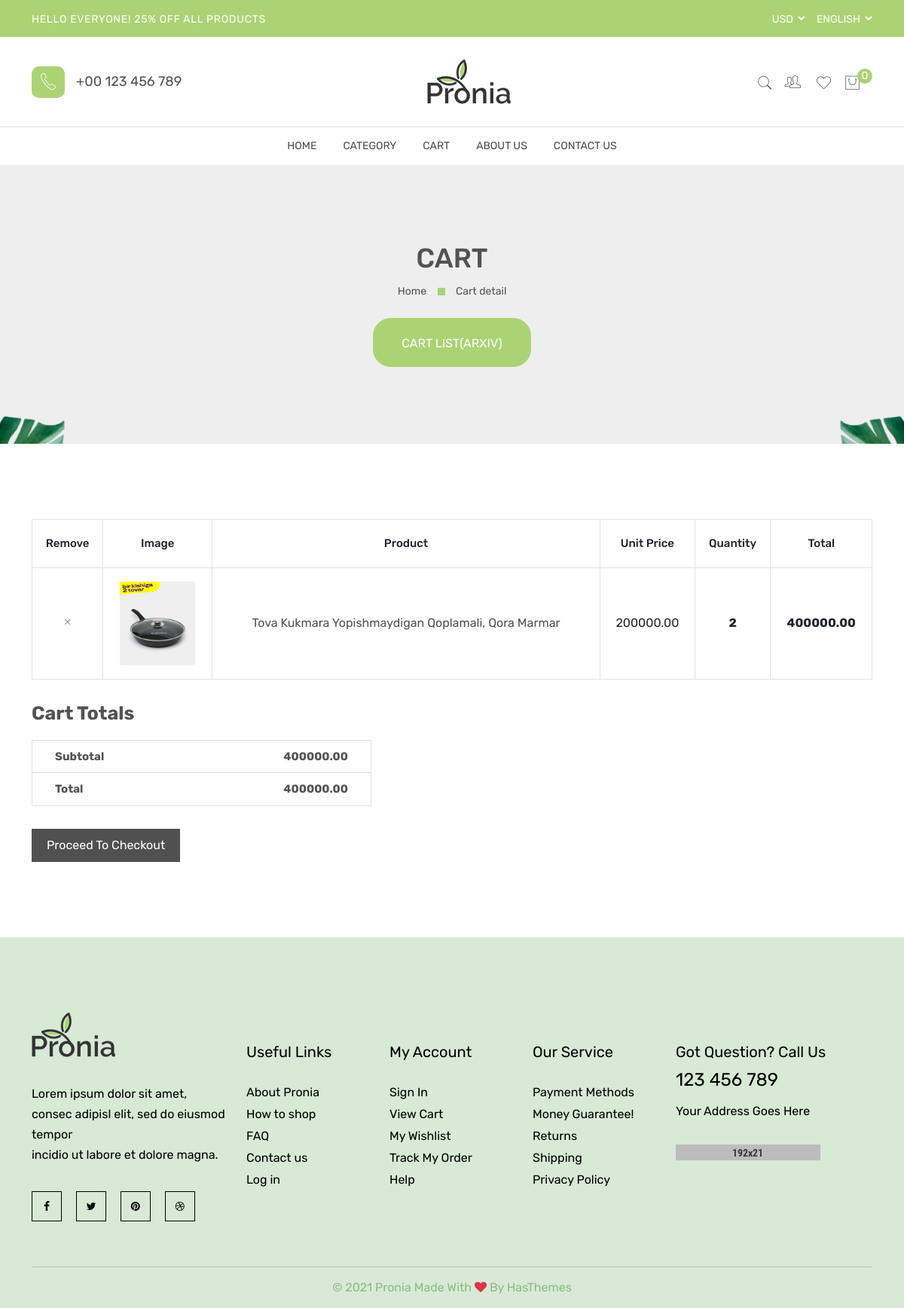
/cart/BPpZmWAfMjyUGKk/ (signed in), run on the app's committed database.
### main/models.py (models this page shows, shortened)
class CartProduct(models.Model):
    product = models.ForeignKey(Product, on_delete=models.SET_NULL, null=True)
    cart = models.ForeignKey(Cart, on_delete=models.CASCADE)
    count = models.IntegerField()
    @property
    def price(self):
        if self.product.discount_price:
            return self.count * self.product.discount_price
        else:
            return self.count * self.product.price

class CodeGenerate(models.Model):
    code = models.CharField(max_length=255, blank=True, unique=True)
    class Meta:
        abstract = True

class Product(CodeGenerate):
    category = models.ForeignKey(Category, on_delete=models.CASCADE)
    name = models.CharField(max_length=255)
    body = models.TextField()
    price = models.DecimalField(decimal_places=2, max_digits=10)  # +
    discount_price = models.DecimalField(decimal_places=2, max_digits=10,
                                         blank=True, null=True)  # +
    banner_img = models.ImageField(upload_to='banner-img')
    quantity = models.IntegerField()
    delivery = models.BooleanField(default=False)  # +

class Cart(CodeGenerate):
    user = models.ForeignKey(User, on_delete=models.SET_NULL, null=True)
    is_active = models.BooleanField(default=True)
    order_date = models.DateField(null=True, blank=True)
    @property
    def price(self):
        queryset = CartProduct.objects.filter(cart=self)
        total = 0
        for item in queryset:
            if item.product.discount_price:
                total += item.count * item.product.discount_price
            else:
                total += item.count * item.product.price
        return total
    @property
    def total_price(self):
        queryset = CartProduct.objects.filter(cart=self)
        total = 0
        for item in queryset:
            total += item.count * item.product.price
        return total

### main/front/views.py (the view)
# urls.py: path('cart/<str:code>/', views.cart_detail, name='cart'),
@login_required(login_url='auth:sign-in')
def cart_detail(request, code):
    categorys = models.Category.objects.all()
    cart = models.Cart.objects.get(code=code)
    queryset = models.CartProduct.objects.filter(cart=cart)
    context = {
        'cart': cart,
        'queryset': queryset,
        'categorys': categorys,
    }
    return render(request, 'front/carts/detail.html', context)

### templates/front/carts/detail.html (shortened to what this page needs)
{% extends 'front/base.html' %}
{% load static %}
{% block content %}
<main class="main-content">
    <div class="breadcrumb-area breadcrumb-height" data-bg-image="assets/images/breadcrumb/bg/1-1-1919x388.jpg" style="background-image: url(&quot;assets/images/breadcrumb/bg/1-1-1919x388.jpg&quot;);">
        <div class="container h-100">
            <div class="row h-100">
                <div class="col-lg-12">
                    <div class="breadcrumb-item">
                        <h2 class="breadcrumb-heading">Cart</h2>
                        <ul>
                            <li>
                                <a href="index.html">Home</a>
                            </li>
                            <li>Cart detail</li>
                        </ul>
                        <a class="btn btn-custom-size xl-size btn-pronia-primary" style="margin-top: 20px;" href="{% url 'front:cart_list' %}">Cart list(arxiv)</a>
                    </div>
                </div>
            </div>
        </div>
    </div>
    <div class="cart-area section-space-y-axis-100">
        <div class="container">
            <div class="row">
                <div class="col-12">
                        <div class="table-content table-responsive">
                            <table class="table">
                                <thead>
                                    <tr>
                                        <th class="product_remove">remove</th>
                                        <th class="product-thumbnail">image</th>
                                        <th class="cart-product-name">Product</th>
                                        <th class="product-price">Unit Price</th>
                                        <th class="product-quantity">Quantity</th>
                                        <th class="product-subtotal">Total</th>
                                    </tr>
                                </thead>
                                <tbody>
                                    {% for i in queryset %}
                                    <tr>
                                        <td class="product_remove">
                                            <a href="{% url 'front:cart_product_delete' i.id %}">
                                                <i class="pe-7s-close" data-tippy="Remove" data-tippy-inertia="true" data-tippy-animation="shift-away" data-tippy-delay="50" data-tippy-arrow="true" data-tippy-theme="sharpborder" tabindex="0"></i>
                                            </a>
                                        </td>
                                        <td class="product-thumbnail">
                                            <a href="#">
                                                <img src="{{i.product.banner_img.url}}" alt="Cart Thumbnail" style="width: 100px;">
                                            </a>
                                        </td>
                                        <td class="product-name"><a href="#">{{i.product.name}}</a></td>
                                        <td class="product-price"><span class="amount">{{i.product.price}}</span></td>
                                        {% if cart.is_active %}
                                        <td class="quantity">
                                            <form method="post" action="{% url 'front:nima' i.id %}">{% csrf_token %}
                                                <div class="cart-plus-minus">
                                                    <input class="cart-plus-minus-box" name="count" value="{{i.count}}" type="text">
                                                    <div type="submit" class="dec qtybutton" >
                                                        <i class="fa fa-minus"></i>
                                                    </div>
                                                    <div class="inc qtybutton">
                                                        <i class="fa fa-plus"></i>
                                                    </div>
                                                    <button type="submit" class="btn btn-pronia-primary" style="margin-top: 2px; font-size: 14px;">Qo'llash</button>
                                                </div>
                                            </form>
                                        </td>
                                        {% else %}
                                        <td class="product-subtotal"><span class="amount">{{i.count}}</span></td>
                                        {% endif %}
                                        <td class="product-subtotal"><span class="amount">{{i.price}}</span></td>
                                    </tr>
                                    {% endfor %}
                                </tbody>
                            </table>
                        </div>
                        <div class="row">
                            <div class="col-md-5 ml-auto">
                                <div class="cart-page-total">
                                    <h2>Cart totals</h2>
                                    <ul>
                                        <li>Subtotal <span>{{cart.price}}</span></li>
                                        <li>Total <span>{{cart.total_price}}</span></li>
                                    </ul>
                                    <a href="#">Proceed to checkout</a>
                                </div>
                            </div>
                        </div>
                </div>
            </div>
        </div>
    </div>
</main>
{% endblock content %}

### data on the page
CartProduct: product.banner_img (picture), product.name "Tova Kukmara Yopishmaydigan Qoplamali, Qora Marmar", product.price "200000.00", count "2", price "400000.00"
Cart: price "400000.00", total_price "400000.00"

### other printed values
{{ cart | length }} "0"
